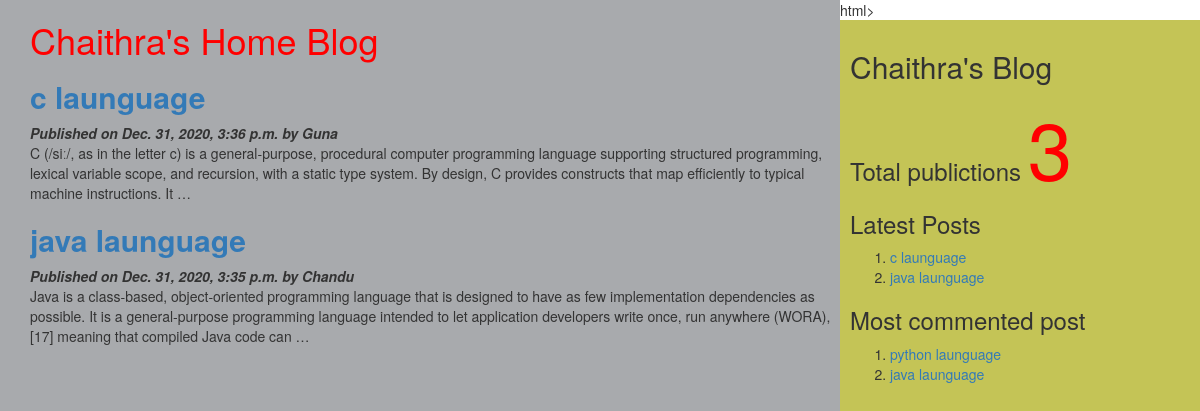
The page / on the database its author committed.
### myApp/models.py (models this page shows, shortened)
class Post(models.Model):
    tags=TaggableManager()
    STATUS_CHOICE=(('draft','Draft'),('published','Published'))
    title=models.CharField(max_length=200)
    slug=models.SlugField(max_length=269,unique_for_date='publish')
    author=models.ForeignKey(User,related_name='blog_posts',on_delete=models.CASCADE)
    body=models.TextField()
    publish=models.DateTimeField(default=timezone.now)
    create=models.DateTimeField(auto_now_add=True)
    update=models.DateTimeField(auto_now=True)
    status=models.CharField(max_length=20,choices=STATUS_CHOICE,default='draft')
    objects=CustomManager()
    class Meta:
        ordering=('-publish',)
    def get_absolute_url(self):
        return reverse('post_detail',args=[self.publish.year,self.publish.strftime('%m'),self.publish.strftime('%d'),self.slug])

### myApp/views.py (the view)
# urls.py: url(r'^$',views.post_list_view),
def post_list_view(request):
    post_list=Post.objects.all()
    paginator=Paginator(post_list,2)
    page_number=request.GET.get('page')
    try:
        post_list=paginator.page(page_number)
    except PageNotAnInteger:
        post_list=paginator.page(1)
    except EmptyPage:
        post_list=paginator.page(paginator.num_pages)
    d={'post_list':post_list}
    return render(request,'myApp/post_list.html',d)

### myApp/models.py (called while the page is built)
    def get_queryset(self):
        return super().get_queryset().filter(status='published')

### myApp/templatetags/mytags.py (called while the page is built)
@register.simple_tag
def total_posts():
    return Post.objects.count()

@register.inclusion_tag('myApp/latest_post.html')
def show_latest_posts(count=3):
    latest_posts=Post.objects.order_by('-publish')[:count]
    return {'latest_posts':latest_posts}

@register.simple_tag
def get_most_commented_posts(count=2):
    return Post.objects.annotate(total_comments=Count('comments')).order_by('-total_comments')[:count]

### templates/myApp/post_list.html (shortened to what this page needs)
<html>
    {%extends 'myApp/parent.html'%}
        {%block content_block%}
        <h1 style="color:red">Chaithra's Home Blog</h1>
        {%for post in post_list%}
        <a href="{{post.get_absolute_url}}"><h2><b>{{post.title}}</b></h2></a>
        <i><b>Published on {{post.publish}} by {{post.author|title}}</b></i>
        {{post.body|truncatewords:40|linebreaks}}
        {%endfor%}
        {%endblock%}

### templates/myApp/parent.html (shortened to what this page needs)
{%load mytags%}
    <head>
        <link rel="stylesheet" href="https://maxcdn.bootstrapcdn.com/bootstrap/3.3.7/css/bootstrap.min.css">
    </head>
    <body>
        <div class="content" style="width:70%;float:left;background-color:a8aaad;height:300%;padding:0 0 0 30px">
              {%block content_block%}
              {%endblock%}
        </div>
        <div class="sidebar" style="width:30%;float:right;background-color:#c4c456;height:300%;padding:10px">
            <h2>Chaithra's Blog</h2>
            <h3>Total publictions
              <span style="color:red;font-size:80px">
              {%total_posts%}</span>
              <h3>Latest Posts</h3>
              {% show_latest_posts 2 %}
              <h3>Most commented post</h3>
              {%get_most_commented_posts as m%}
              <ol>
                {%for post in m%}
                <li><a href="{{post.get_absolute_url}}">{{post.title}}</a></li>
                {%endfor%}
              </ol>
            </h3>
        </div>
    </body>
</html>

### templates/myApp/latest_post.html
<!DOCTYPE html>
<html lang="en" dir="ltr">
  <body>
    <ol>
    {%for post in latest_posts%}
    <li><a href="{{post.get_absolute_url}}">{{post.title}}</a></li>
    {%endfor%}
    </ol>
  </body>
</html>

### rows shown on the page
Post: title "c launguage", publish "Dec. 31, 2020, 3:36 p.m.", author "Guna", body "C (/siː/, as in the letter c) is a general-purpose, procedural computer programming language supporting structured programming, lexical variable scope, and recursion, with a static type system. By design, C provides constructs that map efficiently to typical machine instructions. It …"
Post: title "java launguage", publish "Dec. 31, 2020, 3:35 p.m.", author "Chandu", body "Java is a class-based, object-oriented programming language that is designed to have as few implementation dependencies as possible. It is a general-purpose programming language intended to let application developers write once, run anywhere (WORA),[17] meaning that compiled Java code can …"
Post: title "python launguage"
